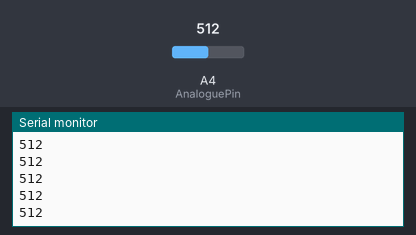
A sketch run on a simulated Arduino Uno, built with avr-gcc and run on an emulated ATmega328P. Shown: the last lines printed to the serial monitor. Inputs (shaded band) come from the test bench; at power-on: A4 (AnaloguePin) = 512.

Above: at 1.2 s.
1.3 s: A4 (AnaloguePin) set to 716
At 1.31 s:
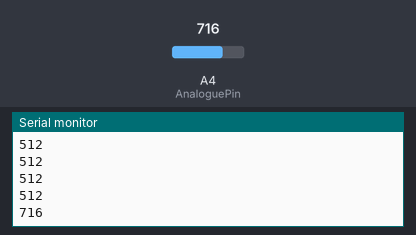
2.8 s: A4 (AnaloguePin) set to 900
At 2.81 s:
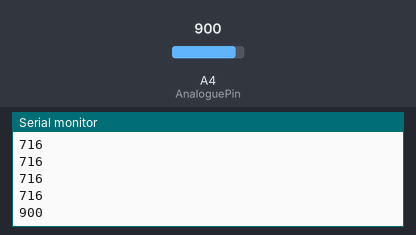
Timing chart, 0 to 5.8 s (numbered marks = the images above; inputs shaded):
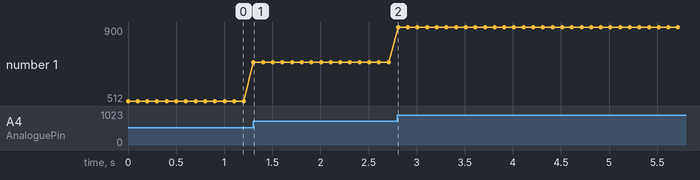

Measured:
- after the input at 1.3 s, the serial monitor: prints a new line at once (image 1)
- after the input at 2.8 s, the serial monitor: prints a new line at once (image 2)
- plotted number 1: 512 → 716 after the input at 1.3 s, 716 → 900 after the input at 2.8 s

The sketch:

analogRead.ino
```cpp
const int AnaloguePin=4;
void setup() {
  // put your setup code here, to run once:
  Serial.begin(115200);
  pinMode(AnaloguePin,INPUT);
}

void loop() {
  // put your main code here, to run repeatedly:
  int input=analogRead(AnaloguePin);
  Serial.println(input);
  delay(100);
}
```
